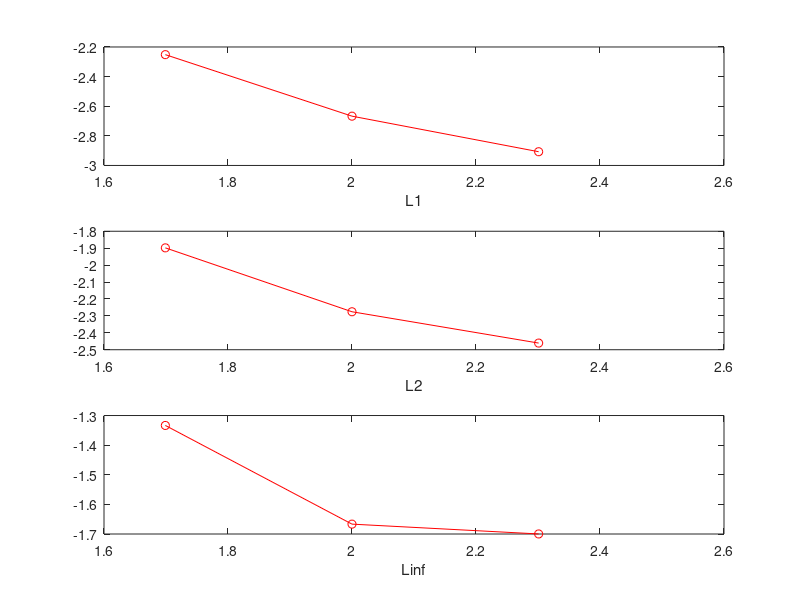

MATLAB code to generate this figure:
% Err = [ 50  0.008242     0.044100   0.360795  
%  100  0.001851     0.011108   0.104890  
%  200  0.001121     0.009720   0.139260  ];

% rarefaction
Err = [50  0.005601 	 0.012645 	 0.046397 	
 100 0.002152 	 0.005301 	 0.021544 	
 200 0.001238 	 0.003462 	 0.019960 	];


L1 = Err(:,2);
L2 = Err(:,3);
Linf = Err(:,4);

mesh = Err(:,1); deltaX = 1./mesh;

ErrStr = {'L1', 'L2', 'Linf'};
for i = 1:3
    subplot(3,1,i)
    plot(log10(mesh), log10(Err(:, i+1)), 'ro-')
    xlabel(ErrStr{i})
end


ErrMius = Err(1:end-1, 2:4);
ErrPlus = Err(2:end, 2:4);

rate = log10(ErrMius./ErrPlus)./log10(2);

fprintf('|mesh |L1 \t| rate \t| L2 \t| rate \t| Linf \t| rate \t|\n')
fprintf('| | %f \t| ~ \t| %f \t| ~ \t| %f \t| ~ \t|\n', L1(1), ...
     L2(1), Linf(1))
for i = 1:(size(Err, 1) - 1)
    fprintf('| | %f \t| %f \t| %f \t| %f \t| %f \t| %f \t|\n', L1(i+1), ...
        rate(i,1), L2(i+1), rate(i,2), Linf(i+1), rate(i,3))
end
